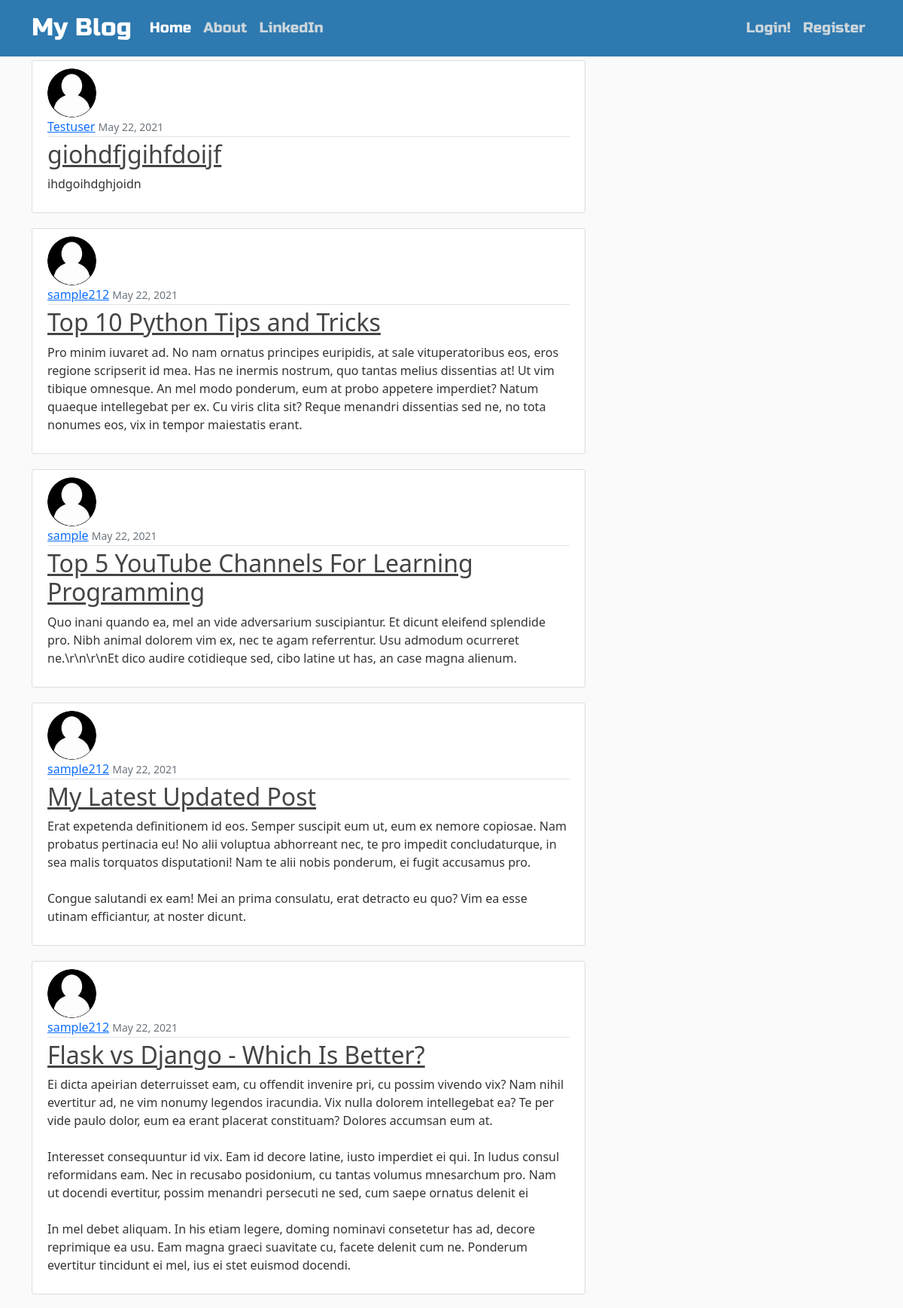
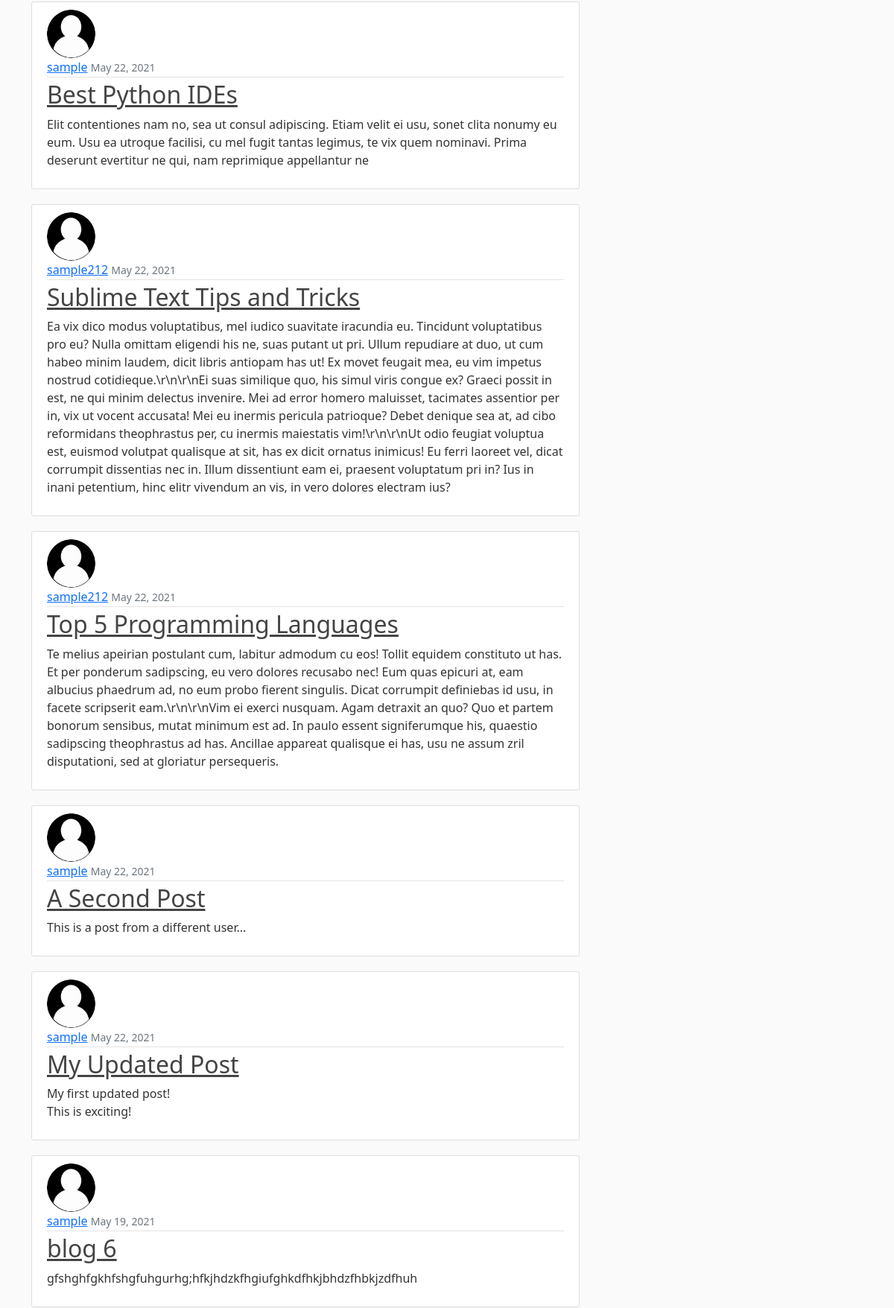
The page / (upper part) on the database its author committed (2 pictures, top to bottom).
### Blog/models.py (models this page shows, shortened)
class Post(models.Model):
    title = models.CharField(max_length=200)
    content = models.TextField()
    date_posted = models.DateTimeField(default=timezone.now)
    author = models.ForeignKey(User, on_delete=models.CASCADE)

### users/models.py (models this page shows, shortened)
class Profile(models.Model):
    user = models.OneToOneField(User, on_delete=models.CASCADE)
    image = models.ImageField(default='default.jpg', upload_to='profile_pics')

### Blog/views.py (the view)
# urls.py: path('', PostListView.as_view(), name='blog-home'),
class PostListView(ListView):
    model = Post
    template_name = 'blog/home.html' #<app>/<model>_<viewtype>.html
    context_object_name = 'posts_dict'
    ordering = ['-date_posted']

### Blog/templates/Blog/home.html
{% extends "Blog/base.html" %}
{% block content %}
  {% for post in posts_dict %}
    <article class="media content-section">
      <img src="{{ post.author.profile.image.url }}" alt="{{ post.author }} Profile Image" class="rounded-circle article-img">
      <div class="media-body">
        <div class="article-metadata">
          <a class="mr-2" href="#">{{ post.author }}</a>
          <small class="text-muted">{{ post.date_posted|date:"F d, Y" }}</small>
        </div>
        <h2><a class="article-title" href="{% url 'post-detail' post.id %}">{{ post.title }}</a></h2>
        <p class="article-content">{{ post.content }}</p>
      </div>
    </article>
  {% endfor %}
{% endblock %}

### Blog/templates/Blog/base.html (shortened to what this page needs)
<!DOCTYPE html>
{%load static %}
<html lang="en" dir="ltr">
  <head>
    <link href="https://cdn.jsdelivr.net/npm/bootstrap@5.0.1/dist/css/bootstrap.min.css" rel="stylesheet">
    <link rel="stylesheet" href="//cdn.jsdelivr.net/npm/medium-editor@latest/dist/css/medium-editor.min.css" type="text/css" media="screen" charset="utf-8">
    <link rel="stylesheet" href="{% static 'Blog/Blog.css' %}">
  </head>
  <body>
    <header class="site-header">
      <nav class="navbar navbar-expand-lg navbar-dark bg-steel techfont custom-navbar fixed-top">
        <div class="container">
          <a class="navbar-brand mr-4 bigbrand" href="{% url 'blog-home' %}">My Blog</a>
          <div class="collapse navbar-collapse" id="navbarNavAltMarkup">
            <div class="navbar-nav mr-auto">
              <a class="nav-link active" aria-current="page" href="{% url 'blog-home' %}">Home</a>
              <a class="nav-link" href="{% url 'blog-about' %}">About</a>
              <a class="nav-link" href="https://www.linkedin.com">LinkedIn</a>
            </div>
          </div>
          <div class="navbar-nav">
            {% if user.is_authenticated %}
              <a class="nav-link" href="{% url 'post-create' %}">New Post</a>
              <a class="nav-link" href="{% url 'profile' %}">Profile</a>
              <a class="nav-link" href="{% url 'logout' %}">Logout</a>
            {% else %}
              <a class="nav-link" href="{% url 'login' %}">Login!</a>
              <a class="nav-link" href="{% url 'register' %}">Register</a>
            {% endif %}
          </div>
        </div>
      </nav>
    </header>
    <main role="main" class="container">
      <div class="row">
        <div class="col-md-8">
          {% block content %}
          {% endblock %}
        </div>
      </div>
    </main>
  </body>
</html>

### Blog/static/Blog/Blog.css (style rules this page uses)
body { background: #fafafa; color: #333333; margin-top: 5rem; }
h1, h2, h3, h4, h5, h6 { color: #444444; }
.techfont { font-family: 'Russo One', sans-serif; font-size: 1.2em; margin-bottom: 10px; }
.bigbrand { font-size: 1.7em; }
.bg-steel { background-color: #2d79b0; }
.site-header .navbar-nav .nav-link { color: #cbd5db; }
.site-header .navbar-nav .nav-link.active { font-weight: 500; }
.content-section { background: #ffffff; padding: 10px 20px; border: 1px solid #dddddd; border-radius: 3px; margin-bottom: 20px; }
.article-title { color: #444444; }
.article-content { white-space: pre-line; }
.article-img { height: 65px; width: 65px; margin-right: 16px; border-width: 2px; }
.article-metadata { padding-bottom: 1px; margin-bottom: 4px; border-bottom: 1px solid #e3e3e3 }

### rows shown on the page
Post: author.profile.image (placeholder picture), author "Testuser", date_posted "May 22, 2021", title "giohdfjgihfdoijf", content "ihdgoihdghjoidn"
Post: author.profile.image (placeholder picture), author "sample212", date_posted "May 22, 2021", title "Top 10 Python Tips and Tricks", content "Pro minim iuvaret ad. No nam ornatus principes euripidis, at sale vituperatoribus eos, eros regione scripserit id mea. Has ne inermis nostrum, quo tantas melius dissentias at! Ut vim tibique omnesque. An mel modo ponderum, eum at probo appetere imperdiet? Natum quaeque intellegebat per ex. Cu viris clita sit? Reque menandri dissentias sed ne, no tota nonumes eos, vix in tempor maiestatis erant."
Post: author.profile.image (placeholder picture), author "sample", date_posted "May 22, 2021", title "Top 5 YouTube Channels For Learning Programming", content "Quo inani quando ea, mel an vide adversarium suscipiantur. Et dicunt eleifend splendide pro. Nibh animal dolorem vim ex, nec te agam referrentur. Usu admodum ocurreret ne.\\r\\n\\r\\nEt dico audire cotidieque sed, cibo latine ut has, an case magna alienum."
Post: author.profile.image (placeholder picture), author "sample212", date_posted "May 22, 2021", title "My Latest Updated Post", content "Erat expetenda definitionem id eos. Semper suscipit eum ut, eum ex nemore copiosae. Nam probatus pertinacia eu! No alii voluptua abhorreant nec, te pro impedit concludaturque, in sea malis torquatos disputationi! Nam te alii nobis ponderum, ei fugit accusamus pro. Congue salutandi ex eam! Mei an prima consulatu, erat detracto eu quo? Vim ea esse utinam efficiantur, at noster dicunt."
Post: author.profile.image (placeholder picture), author "sample212", date_posted "May 22, 2021", title "Flask vs Django - Which Is Better?", content "Ei dicta apeirian deterruisset eam, cu offendit invenire pri, cu possim vivendo vix? Nam nihil evertitur ad, ne vim nonumy legendos iracundia. Vix nulla dolorem intellegebat ea? Te per vide paulo dolor, eum ea erant placerat constituam? Dolores accumsan eum at. Interesset consequuntur id vix. Eam id decore latine, iusto imperdiet ei qui. In ludus consul reformidans eam. Nec in recusabo posidonium, cu tantas volumus mnesarchum pro. Nam ut docendi evertitur, possim menandri persecuti ne sed, cum saepe ornatus delenit ei In mel debet aliquam. In his etiam legere, doming nominavi consetetur has ad, decore reprimique ea usu. Eam magna graeci suavitate cu, facete delenit cum ne. Ponderum…"
Post: author.profile.image (placeholder picture), author "sample", date_posted "May 22, 2021", title "Best Python IDEs", content "Elit contentiones nam no, sea ut consul adipiscing. Etiam velit ei usu, sonet clita nonumy eu eum. Usu ea utroque facilisi, cu mel fugit tantas legimus, te vix quem nominavi. Prima deserunt evertitur ne qui, nam reprimique appellantur ne"
Post: author.profile.image (placeholder picture), author "sample212", date_posted "May 22, 2021", title "Sublime Text Tips and Tricks", content "Ea vix dico modus voluptatibus, mel iudico suavitate iracundia eu. Tincidunt voluptatibus pro eu? Nulla omittam eligendi his ne, suas putant ut pri. Ullum repudiare at duo, ut cum habeo minim laudem, dicit libris antiopam has ut! Ex movet feugait mea, eu vim impetus nostrud cotidieque.\\r\\n\\r\\nEi suas similique quo, his simul viris congue ex? Graeci possit in est, ne qui minim delectus invenire. Mei ad error homero maluisset, tacimates assentior per in, vix ut vocent accusata! Mei eu inermis pericula patrioque? Debet denique sea at, ad cibo reformidans theophrastus per, cu inermis maiestatis vim!\\r\\n\\r\\nUt odio feugiat voluptua est, euismod volutpat qualisque at sit, has ex dicit ornatus…"
Post: author.profile.image (placeholder picture), author "sample212", date_posted "May 22, 2021", title "Top 5 Programming Languages", content "Te melius apeirian postulant cum, labitur admodum cu eos! Tollit equidem constituto ut has. Et per ponderum sadipscing, eu vero dolores recusabo nec! Eum quas epicuri at, eam albucius phaedrum ad, no eum probo fierent singulis. Dicat corrumpit definiebas id usu, in facete scripserit eam.\\r\\n\\r\\nVim ei exerci nusquam. Agam detraxit an quo? Quo et partem bonorum sensibus, mutat minimum est ad. In paulo essent signiferumque his, quaestio sadipscing theophrastus ad has. Ancillae appareat qualisque ei has, usu ne assum zril disputationi, sed at gloriatur persequeris."
Post: author.profile.image (placeholder picture), author "sample", date_posted "May 22, 2021", title "A Second Post", content "This is a post from a different user..."
Post: author.profile.image (placeholder picture), author "sample", date_posted "May 22, 2021", title "My Updated Post", content "My first updated post! This is exciting!"
Post: author.profile.image (placeholder picture), author "sample", date_posted "May 19, 2021", title "blog 6", content "gfshghfgkhfshgfuhgurhg;hfkjhdzkfhgiufghkdfhkjbhdzfhbkjzdfhuh"
